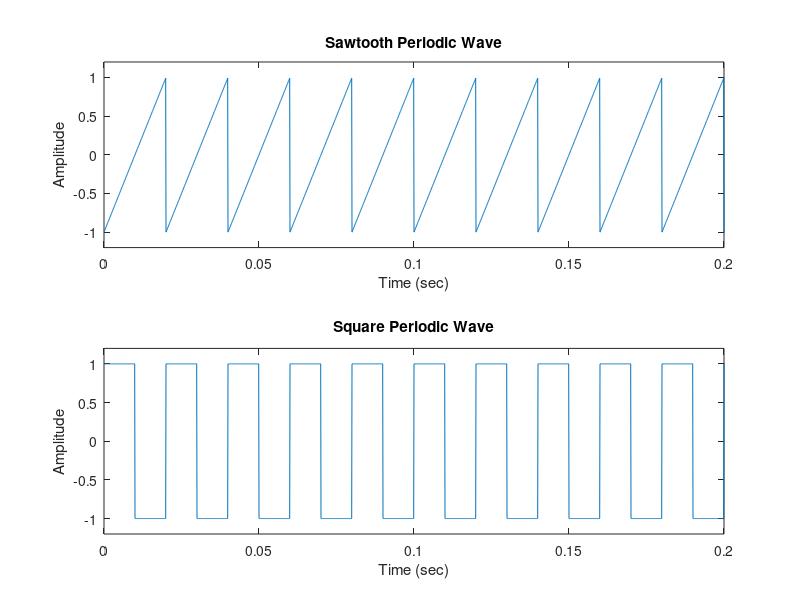

Source code (MATLAB):
fs = 10000;
t = 0:1/fs:1.5;
x1 = sawtooth(2*pi*50*t);
x2 = square(2*pi*50*t);
subplot(2,1,1)
plot(t,x1)
axis([0 0.2 -1.2 1.2])
xlabel('Time (sec)')
ylabel('Amplitude') 
title('Sawtooth Periodic Wave')
subplot(2,1,2)
plot(t,x2)
axis([0 0.2 -1.2 1.2])
xlabel('Time (sec)')
ylabel('Amplitude')
title('Square Periodic Wave')
